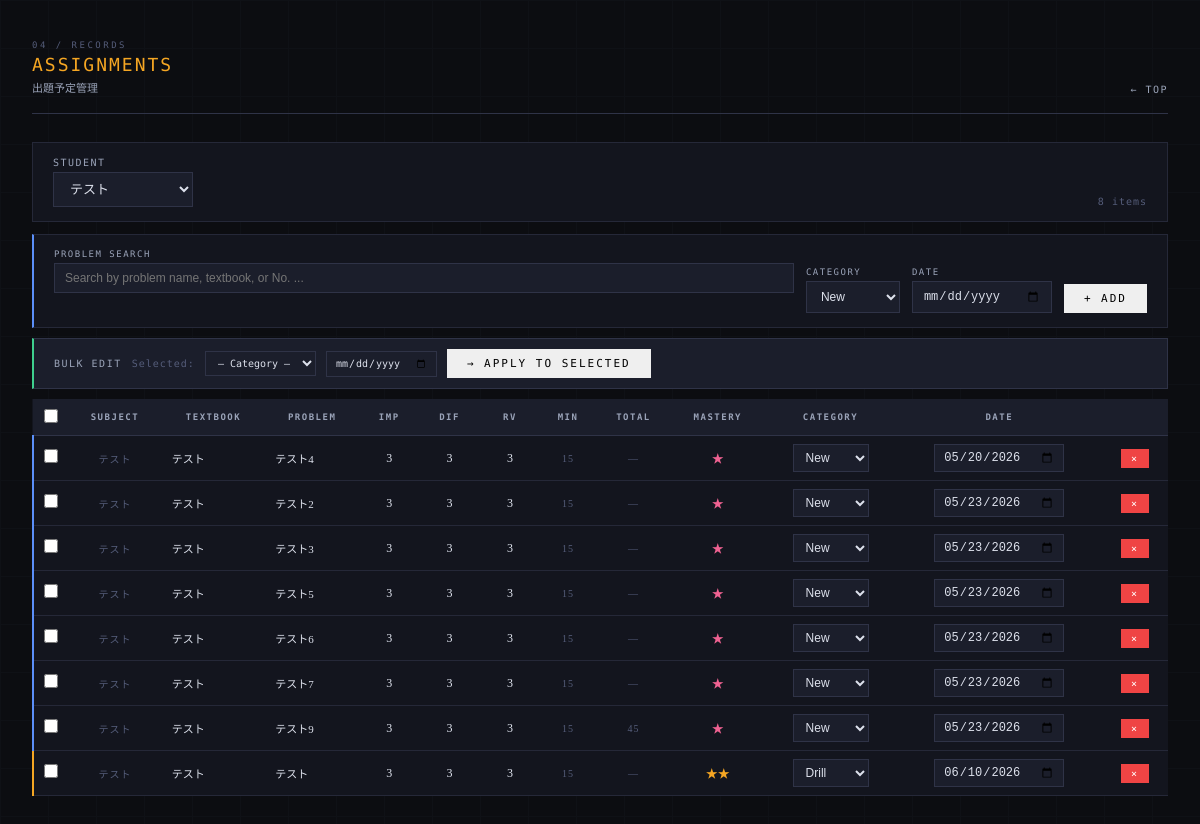
The page /assignments/list on the database as committed earlier.
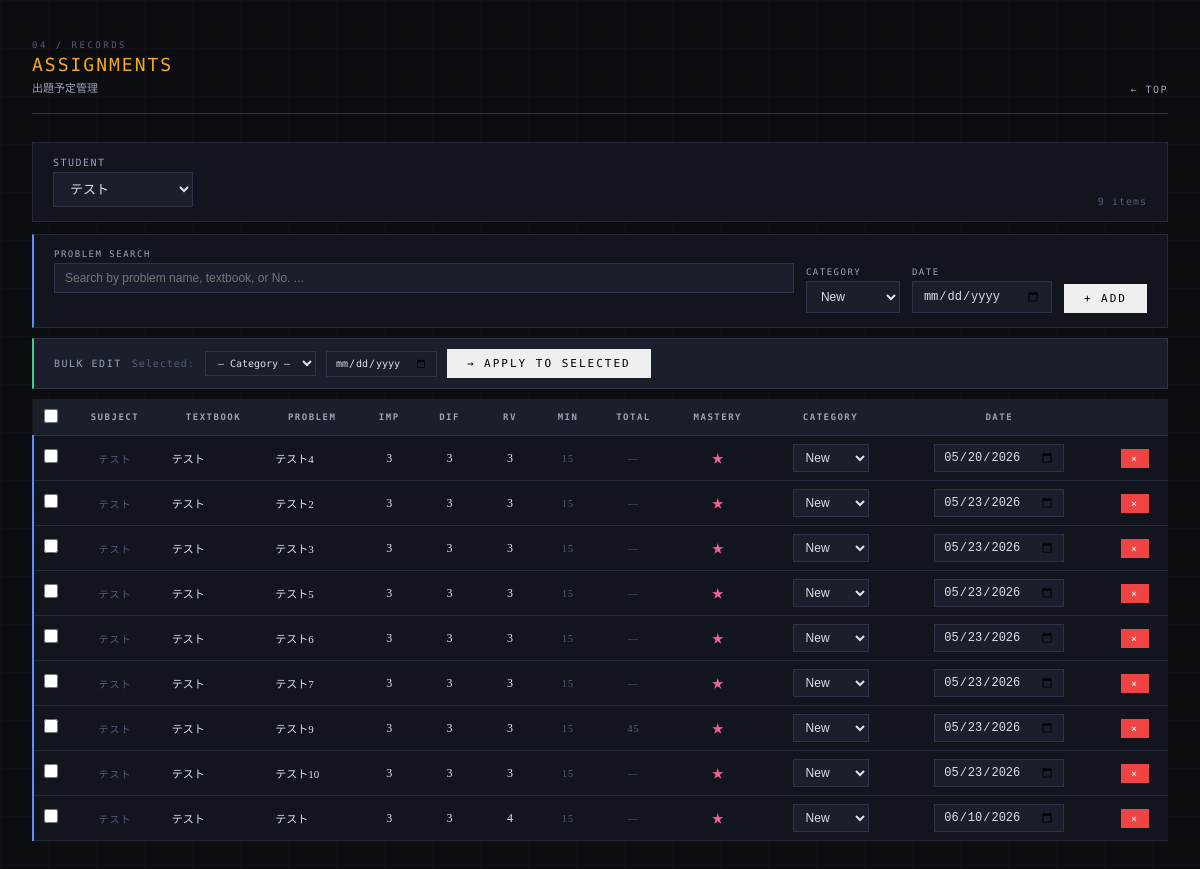
The same page on the database as committed later.
### tables this page shows
CREATE TABLE assignments (
            assignment_id INTEGER PRIMARY KEY AUTOINCREMENT,
            student_id TEXT NOT NULL,
            problem_id INTEGER NOT NULL,
            scheduled_date TEXT NOT NULL,
            category TEXT NOT NULL, assigned_minutes INTEGER DEFAULT NULL, progress_before REAL DEFAULT 0.0, progress_after REAL DEFAULT NULL, session_index INTEGER DEFAULT 1, session_total INTEGER DEFAULT 1,
            FOREIGN KEY (student_id) REFERENCES students(student_id),
            FOREIGN KEY (problem_id) REFERENCES problems(problem_id)
        );

CREATE TABLE problems (
            problem_id INTEGER PRIMARY KEY AUTOINCREMENT,
            subject TEXT NOT NULL,
            textbook TEXT NOT NULL,
            problem_number TEXT NOT NULL,
            importance TEXT NOT NULL,
            type TEXT NOT NULL
        , instruction TEXT, difficulty INTEGER DEFAULT 3, review_value INTEGER DEFAULT 3, estimated_minutes INTEGER DEFAULT 15, textbook_id INTEGER, section_id INTEGER, order_in_textbook INTEGER, total_minutes INTEGER DEFAULT NULL);

### app.py (the view)
@app.route("/assignments/list")
def assignments_list():
    conn = get_connection()
    c = conn.cursor()
    c.execute("SELECT * FROM students ORDER BY student_id")
    students = c.fetchall()
    student_id = request.args.get(
        "student_id", students[0]["student_id"] if students else None)
    assignments = []
    if student_id:
        c.execute("""
            SELECT a.assignment_id, a.category, a.scheduled_date,
                   p.problem_id, p.subject, p.textbook, p.problem_number,
                   p.importance, p.difficulty, p.review_value,
                   p.estimated_minutes, p.total_minutes,
                   (SELECT mastery FROM history h
                    WHERE h.student_id = a.student_id
                    AND h.problem_id = a.problem_id
                    ORDER BY h.date DESC, h.history_id DESC LIMIT 1) as mastery
            FROM assignments a
            JOIN problems p ON a.problem_id = p.problem_id
            WHERE a.student_id = ?
            ORDER BY a.scheduled_date, p.subject
        """, (student_id,))
        assignments = c.fetchall()
    conn.close()
    return render_template("assignments_list.html",
                           students=students,
                           assignments=assignments,
                           selected_student=student_id)

### app.py (called while the page is built)
@app.template_filter("cat_en")
def cat_en_filter(v):
    return CAT_EN.get(v, v)

### database.py (called while the page is built)
def get_connection():
    conn = sqlite3.connect(DB_PATH)
    conn.row_factory = sqlite3.Row
    return conn

### templates/assignments_list.html (shortened to what this page needs)
<!DOCTYPE html>
<html lang="ja">
<head>
</head>
<body>
<div class="container">
  <div class="page-header fade-in">
    <div>
      <div class="page-label">04 / Records</div>
      <div class="page-title">Assignments</div>
      <div class="page-title-ja">出題予定管理</div>
    </div>
    <a class="page-header-back" href="/">TOP</a>
  </div>
  <div class="filter-bar fade-in">
    <form method="GET" style="display:contents;">
      <div>
        <label>Student</label>
        <select name="student_id" onchange="this.form.submit()">
          {%- for s in students %}
          <option value="{{ s.student_id }}"
            {%- if s.student_id == selected_student %} selected{%- endif %}>
            {{ s.name }}
          </option>
          {%- endfor %}
        </select>
      </div>
    </form>
    <span class="meta-text" style="margin-left:auto;">{{ assignments|length }} items</span>
  </div>
  <div style="background:var(--surface);border:1px solid var(--border);
    border-left:2px solid var(--blue);padding:14px 20px;margin-bottom:10px;" class="fade-in">
    <form method="POST" action="/assignments/add"
      style="display:flex;gap:12px;align-items:flex-end;flex-wrap:wrap;">
      <div style="flex:1;min-width:220px;">
        <label style="font-family:'DM Mono',monospace;font-size:9px;letter-spacing:1.5px;
          text-transform:uppercase;color:var(--text-muted);display:block;margin-bottom:4px;">
          Problem Search
        </label>
        <input type="text" id="al-search" placeholder="Search by problem name, textbook, or No. ..."
          autocomplete="off"
          style="width:100%;background:var(--surface2);border:1px solid var(--border-light);
            color:var(--text);padding:7px 10px;font-size:12px;outline:none;"
          oninput="searchProblems(this.value)">
        <div id="al-selected-problem"
          style="font-family:'DM Mono',monospace;font-size:10px;
            color:var(--green);margin-top:4px;min-height:16px;letter-spacing:0.5px;">
        </div>
      </div>
      <div>
        <label style="font-family:'DM Mono',monospace;font-size:9px;letter-spacing:1.5px;
          text-transform:uppercase;color:var(--text-muted);display:block;margin-bottom:4px;">
          Category
        </label>
        <select name="category"
          style="background:var(--surface2);border:1px solid var(--border-light);
            color:var(--text);padding:7px 10px;font-size:12px;outline:none;">
          <option value="予習">New</option>
        </select>
      </div>
      <div>
        <label style="font-family:'DM Mono',monospace;font-size:9px;letter-spacing:1.5px;
          text-transform:uppercase;color:var(--text-muted);display:block;margin-bottom:4px;">
          Date
        </label>
        <input type="date" name="scheduled_date"
          style="background:var(--surface2);border:1px solid var(--border-light);
            color:var(--text);padding:7px 10px;font-size:12px;outline:none;width:140px;">
      </div>
      <button type="submit" class="btn btn-primary btn-sm"
        onclick="return validateAssign()">+ Add</button>
    </form>
  </div>
  <div class="bulk-bar fade-in" style="flex-wrap:wrap;gap:10px;">
    <span class="bulk-label">Bulk Edit</span>
    <span class="meta-text">Selected:</span>
    <select id="bulk-category" style="padding:5px 8px;background:var(--surface2);
      border:1px solid var(--border-light);color:var(--text);
      font-family:'DM Mono',monospace;font-size:10px;">
      <option value="">— Category —</option>
    </select>
    <input type="date" id="bulk-date" style="padding:5px 8px;background:var(--surface2);
      border:1px solid var(--border-light);color:var(--text);
      font-family:'DM Mono',monospace;font-size:10px;">
    <button class="btn btn-primary btn-sm" onclick="applyToSelected()">→ Apply to Selected</button>
  </div>
  <div class="fade-in" style="overflow-x:auto;">
  <table class="data-table" id="assignments-table">
    <thead>
      <tr>
        <th style="width:32px;"><input type="checkbox" id="check-all" onchange="toggleAll(this)"></th>
        <th>Subject</th>
        <th>Textbook</th>
        <th>Problem</th>
        <th>Imp</th>
        <th>Dif</th>
        <th>RV</th>
        <th>Min</th>
        <th>Total</th>
        <th>Mastery</th>
        <th>Category</th>
        <th>Date</th>
        <th></th>
      </tr>
    </thead>
    <tbody>
    {%- for a in assignments %}
    <tr id="row-{{ a.assignment_id }}" class="row-{{ a.category }}">
      <td><input type="checkbox" class="row-check" value="{{ a.assignment_id }}"></td>
      <td class="meta-text">{{ a.subject }}</td>
      <td class="left" style="max-width:150px;overflow:hidden;text-overflow:ellipsis;white-space:nowrap;font-size:11px;">
        {{ a.textbook }}
      </td>
      <td class="left" style="max-width:180px;overflow:hidden;text-overflow:ellipsis;white-space:nowrap;font-size:11px;">
        {{ a.problem_number }}
      </td>
      <td class="editable-cell" data-problem="{{ a.problem_id }}" data-field="importance">
        <span class="editable" ondblclick="startNumEdit(this)">{{ a.importance }}</span>
      </td>
      <td class="editable-cell" data-problem="{{ a.problem_id }}" data-field="difficulty">
        <span class="editable" ondblclick="startNumEdit(this)">{{ a.difficulty }}</span>
      </td>
      <td class="editable-cell" data-problem="{{ a.problem_id }}" data-field="review_value">
        <span class="editable" ondblclick="startNumEdit(this)">{{ a.review_value }}</span>
      </td>
      <td class="meta-text">{{ a.estimated_minutes if a.estimated_minutes else '—' }}</td>
      <td class="meta-text" style="color:var(--text-dim);">
        {{ a.total_minutes if a.total_minutes else '—' }}</td>
      <td class="mastery-cell"
        data-student="{{ selected_student }}"
        data-problem="{{ a.problem_id }}">
        {%- set m = a.mastery or 1 %}
        <span class="editable mastery-{{ m }}" ondblclick="startMasteryEdit(this, {{ m }})">
          {{ '★' * m }}
        </span>
      </td>
      <td>
        <select class="edit-field inline-select"
          data-id="{{ a.assignment_id }}" data-field="category"
          style="width:76px;"
          onchange="markChanged(this, {{ a.assignment_id }})">
          {%- for cat in ['予習','復習','定着','再定着'] %}
          <option value="{{ cat }}" {%- if cat == a.category %} selected{%- endif %}>{{ cat | cat_en }}</option>
          {%- endfor %}
        </select>
      </td>
      <td>
        <input type="date" class="edit-field"
          data-id="{{ a.assignment_id }}" data-field="scheduled_date"
          value="{{ '' if a.scheduled_date == '2099-12-31' else a.scheduled_date }}"
          style="width:130px;"
          onchange="markChanged(this, {{ a.assignment_id }})">
      </td>
      <td>
        <button class="btn btn-danger"
          onclick="deleteAssignment({{ a.assignment_id }}, this)">×</button>
      </td>
    </tr>
    {%- endfor %}
    </tbody>
  </table>
  </div>
</div>
</body>
</html>

### templates/assignments_list.html (style rules this page uses)
:root { --bg:#0c0d11; --surface:#13151e; --surface2:#1b1e2b; --surface3:#222536; --border:#252838; --border-light:#2f3347; --text:#dde1ec; --text-muted:#9aa3b8; --text-dim:#555d7a; --blue:#5b8ff9; --green:#3ecf8e; --amber:#f5a623; --rose:#f06292; --red:#ef4444; --blue-bg:rgba(91,143,249,0.10); --green-bg:rgba(62,207,142,0.10); --amber-bg:rgba(245,166,35,0.10); --rose-bg:rgba(240,98,146,0.10); }
*, *::before, *::after { margin:0; padding:0; box-sizing:border-box; }
body { font-family:'Noto Serif JP',serif; background:var(--bg); color:var(--text); min-height:100vh; padding:40px 32px 80px; -webkit-font-smoothing:antialiased; }
body::after { content:''; position:fixed; inset:0; background-image: linear-gradient(var(--border) 1px,transparent 1px), linear-gradient(90deg,var(--border) 1px,transparent 1px); background-size:48px 48px; opacity:0.15; pointer-events:none; z-index:0; }
.container { max-width:1300px; margin:0 auto; position:relative; z-index:1; }
.page-header { display:flex; align-items:flex-end; justify-content:space-between; margin-bottom:28px; padding-bottom:18px; border-bottom:1px solid var(--border-light); }
.page-label { font-family:'DM Mono',monospace; font-size:9px; letter-spacing:2.5px; text-transform:uppercase; color:var(--text-dim); margin-bottom:4px; }
.page-title { font-family:'DM Mono',monospace; font-weight:500; font-size:18px; color:#f5a623; letter-spacing:2px; text-transform:uppercase; }
.page-title-ja { font-family:'Noto Serif JP',serif; font-weight:300; font-size:11px; color:var(--text-muted); margin-top:4px; }
.page-header-back { font-family:'DM Mono',monospace; font-size:10px; color:var(--text-muted); letter-spacing:1.5px; text-decoration:none; transition:color 0.15s; }
.page-header-back::before { content:'← '; }
.filter-bar { background:var(--surface); border:1px solid var(--border); padding:14px 20px; margin-bottom:12px; display:flex; gap:16px; align-items:flex-end; flex-wrap:wrap; }
.filter-bar label { font-family:'DM Mono',monospace; font-size:10px; letter-spacing:1.5px; text-transform:uppercase; color:var(--text-muted); margin:0 0 4px 0; display:block; }
.filter-bar select { background:var(--surface2); border:1px solid var(--border-light); color:var(--text); padding:8px 12px; font-size:13px; outline:none; min-width:140px; }
.bulk-bar { background:var(--surface2); border:1px solid var(--border-light); border-left:2px solid var(--green); padding:10px 20px; margin-bottom:10px; display:flex; align-items:center; gap:14px; }
.bulk-label { font-family:'DM Mono',monospace; font-size:10px; letter-spacing:1.5px; text-transform:uppercase; color:var(--text-muted); }
.meta-text { font-family:'DM Mono',monospace; font-size:10px; color:var(--text-dim); letter-spacing:1px; }
.btn { font-family:'DM Mono',monospace; font-size:11px; letter-spacing:2px; text-transform:uppercase; padding:8px 20px; border:none; cursor:pointer; transition:all 0.15s; display:inline-flex; align-items:center; gap:6px; }
.btn-danger { background:var(--red); color:white; padding:4px 10px; font-size:10px; }
.data-table { width:100%; border-collapse:collapse; background:var(--surface); font-size:12px; }
.data-table th { background:var(--surface2); color:var(--text-muted); font-family:'DM Mono',monospace; font-size:9px; letter-spacing:1.5px; text-transform:uppercase; padding:10px 10px; text-align:center; border-bottom:1px solid var(--border-light); white-space:nowrap; }
.data-table td { padding:8px 10px; border-bottom:1px solid var(--border); text-align:center; vertical-align:middle; font-family:'Noto Serif JP',serif; }
.data-table td.left { text-align:left; }
.row-予習 { border-left:2px solid var(--blue); }
.editable { cursor:pointer; padding:3px 6px; display:inline-block; min-width:24px; border:1px dashed transparent; border-radius:2px; transition:border-color 0.12s, background 0.12s; }
.inline-select { background:var(--surface2); border:1px solid var(--blue); color:var(--text); padding:3px 6px; font-size:12px; outline:none; }
select.edit-field, input.edit-field[type="date"] { background:var(--surface2); border:1px solid var(--border-light); color:var(--text); padding:5px 8px; font-size:12px; outline:none; transition:border-color 0.15s; }
.mastery-1 { color:var(--rose); }
input[type="checkbox"] { accent-color:var(--blue); width:14px; height:14px; }
.fade-in { animation:fadeIn 0.3s ease both; }

Rows that differ between the two databases and show on the page:
added assignments: subject "テスト", textbook "テスト", problem_number "テスト10", importance "3", difficulty "3", review_value "3", estimated_minutes "15", total_minutes "—", value "★", category+assignment_id "New", scheduled_date "05/23/2026"
changed assignments (number 9 of 9 on the later page): category "定着" → "予習" (drawn); review_value "3" → "4"; value "★★" → "★"; category+assignment_id "Drill" → "New"
Other text that changed with them:
{{ assignments|length }}: "8" → "9"
